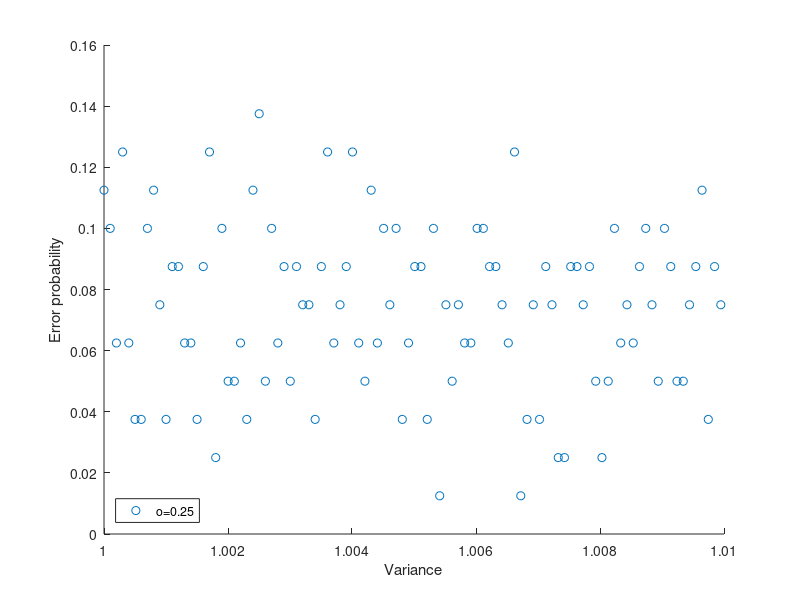

This chart was generated by the following MATLAB code:
%Comsumption Data (Given)
a=1;
b=1;
 X = [0.332 0.064 0.084 0.12 
 0.236 0.164 0.276 0.064
 0.224 0.708 1.572 0.072
 0.36  3.44  1.188 0.18 
 1.332 2.176 0.484 1.464
 1.516 3.02  0.316 0.624
 0.92  0.916 0.404 2.772
 0.752 0.64  0.396 1.464
 1.828 0.684 0.576 0.576
 3.568 0.564 0.828 0.428
 0.78  0.356 0.728 0.348
 0.856 0.22  0.308 0.12];

 %Atribute comsumers to phase: abca
 beta_orig = [1 0 0
              0 1 0
              0 0 1
              1 0 0];
 

 %Consumers aggregation by phase and noise inclusion
 Y = zeros(3,1);
 Y2 = zeros(3,1);
 Y3 = zeros(3,1);
 Y4 = zeros(3,1);
 var = 0.25^2;
 trifasico = 20;
 for kkk = 1:100 
        err_aux = 0;
        
        for kk = 1:80
             for k = 1:12
                Y(k,1) = X(k,1) + X(k,4) + normrnd(0,var) + trifasico*0.2 - trifasico/3;
                Y(k,2) = X(k,2) + normrnd(0,var) + trifasico*0.4 - trifasico/3;
                Y(k,3) = X(k,3) + normrnd(0,var) + trifasico*0.4 - trifasico/3;
             end
            
             %Multivariate Regression
             B = (X.'*X)^-1*X.'*Y;
             e = cov(B);
             %Mapping
             beta = zeros(4,3);
            
             for k = 1:4
                if B(k,1)>B(k,2)
                    if B(k,1)>B(k,3)
                        beta(k,1) = 1;
                    else
                        beta(k,3) = 1;
                    end
                elseif B(k,2)>B(k,3)
                        beta(k,2) = 1;
                    else
                        beta(k,3) = 1;
                end
             end
            
            %Error count
            err = 0;
            
            for k = 1:4
                if beta(k,1) ~= beta_orig(k,1) || beta(k,2) ~= beta_orig(k,2) || beta(k,3) ~= beta_orig(k,3)
                    err = err + 1;
                end
            end

            if(err>0)
            err_aux = err_aux+1;
            end
        end

        err_record(kkk) = err_aux/80;
        var_record(kkk) = a;
        a = a*1.0001;
        b=b+1;
        disp('aaaaaaaaaaaa')
        disp(X)
 end

 for k =1:100
compare(1,k) = err_record(k)
 end


%Plot probability info
figure()
scatter(var_record,compare)
xlabel("Variance")
ylabel("Error probability")

legend({'o=0.25'},'Location','southwest')
 


